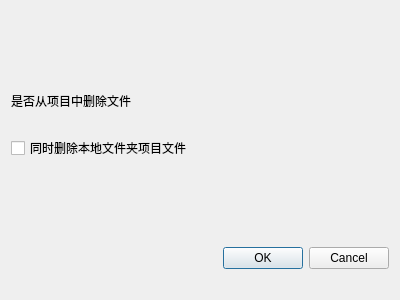
<?xml version="1.0" encoding="UTF-8"?>
<ui version="4.0">
 <class>RemoveProDialog</class>
 <widget class="QDialog" name="RemoveProDialog">
  <property name="geometry">
   <rect>
    <x>0</x>
    <y>0</y>
    <width>400</width>
    <height>300</height>
   </rect>
  </property>
  <property name="windowTitle">
   <string>Dialog</string>
  </property>
  <layout class="QVBoxLayout" name="verticalLayout">
   <item>
    <spacer name="verticalSpacer">
     <property name="orientation">
      <enum>Qt::Vertical</enum>
     </property>
     <property name="sizeHint" stdset="0">
      <size>
       <width>20</width>
       <height>40</height>
      </size>
     </property>
    </spacer>
   </item>
   <item>
    <widget class="QLabel" name="label">
     <property name="text">
      <string>是否从项目中删除文件</string>
     </property>
    </widget>
   </item>
   <item>
    <spacer name="horizontalSpacer_2">
     <property name="orientation">
      <enum>Qt::Horizontal</enum>
     </property>
     <property name="sizeHint" stdset="0">
      <size>
       <width>40</width>
       <height>20</height>
      </size>
     </property>
    </spacer>
   </item>
   <item>
    <widget class="QCheckBox" name="checkBox">
     <property name="text">
      <string>同时删除本地文件夹项目文件</string>
     </property>
    </widget>
   </item>
   <item>
    <spacer name="verticalSpacer_3">
     <property name="orientation">
      <enum>Qt::Vertical</enum>
     </property>
     <property name="sizeHint" stdset="0">
      <size>
       <width>20</width>
       <height>40</height>
      </size>
     </property>
    </spacer>
   </item>
   <item>
    <widget class="QDialogButtonBox" name="buttonBox">
     <property name="orientation">
      <enum>Qt::Horizontal</enum>
     </property>
     <property name="standardButtons">
      <set>QDialogButtonBox::Cancel|QDialogButtonBox::Ok</set>
     </property>
    </widget>
   </item>
   <item>
    <spacer name="horizontalSpacer">
     <property name="orientation">
      <enum>Qt::Horizontal</enum>
     </property>
     <property name="sizeHint" stdset="0">
      <size>
       <width>40</width>
       <height>20</height>
      </size>
     </property>
    </spacer>
   </item>
  </layout>
 </widget>
 <resources/>
 <connections>
  <connection>
   <sender>buttonBox</sender>
   <signal>accepted()</signal>
   <receiver>RemoveProDialog</receiver>
   <slot>accept()</slot>
   <hints>
    <hint type="sourcelabel">
     <x>248</x>
     <y>254</y>
    </hint>
    <hint type="destinationlabel">
     <x>157</x>
     <y>274</y>
    </hint>
   </hints>
  </connection>
  <connection>
   <sender>buttonBox</sender>
   <signal>rejected()</signal>
   <receiver>RemoveProDialog</receiver>
   <slot>reject()</slot>
   <hints>
    <hint type="sourcelabel">
     <x>316</x>
     <y>260</y>
    </hint>
    <hint type="destinationlabel">
     <x>286</x>
     <y>274</y>
    </hint>
   </hints>
  </connection>
 </connections>
</ui>
